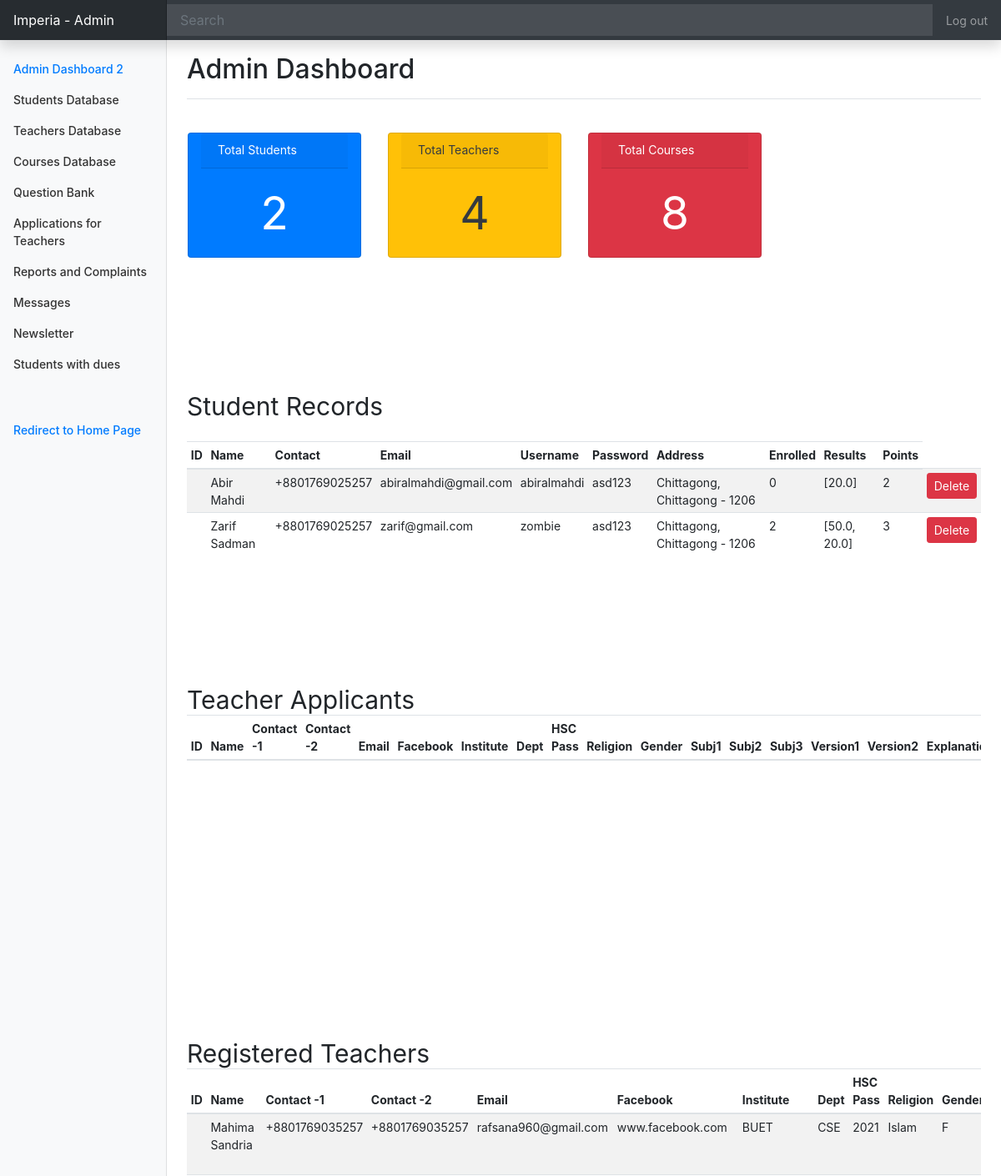
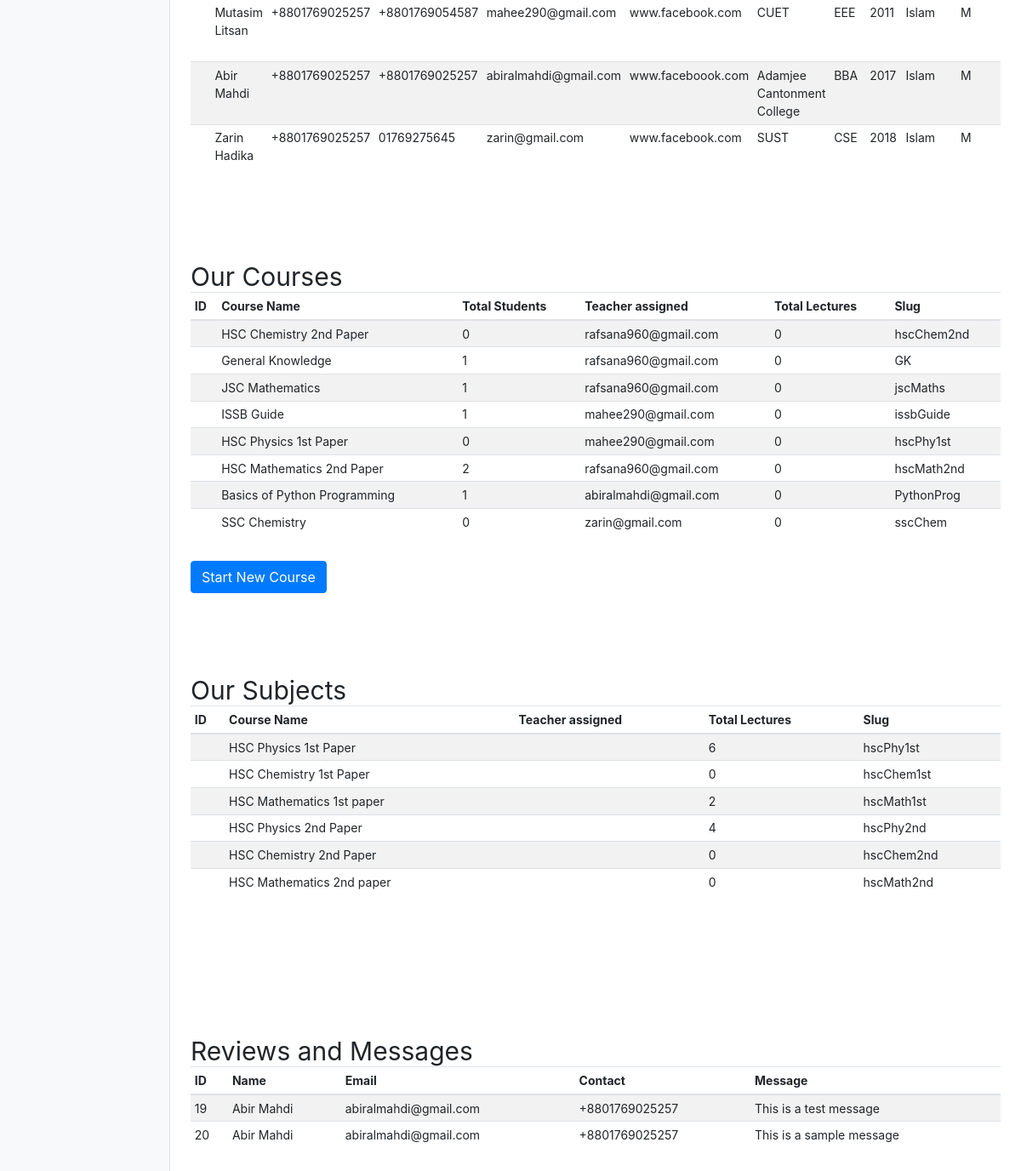
/accounts/adminPanel (signed in), run on the app's committed database (2 pictures, top to bottom).
### accounts/models.py (models this page shows, shortened)
class Student(models.Model):
    fname = models.CharField(max_length=15)
    lname = models.CharField(max_length=15)
    contact = models.CharField(max_length=15)
    email = models.CharField(max_length=30, primary_key=True, unique=True)
    username = models.CharField(max_length=30)
    password = models.CharField(max_length=30)
    address = models.CharField(max_length=300)
    enrolled = models.CharField(max_length=5000, default=0)
    points = models.CharField(max_length=30, default=0)
    successRate = models.CharField(max_length=10, default=0)
    quizAttended = models.CharField(max_length=300, default=0)
    results = models.CharField(max_length=5000, default='[]')
    accounts_type = models.CharField(max_length=50, default='Student')

class RegisteredTeachers(models.Model):
    fname = models.CharField(max_length=15, default='')
    lname = models.CharField(max_length=15, default='')
    contact1 = models.CharField(max_length=15)
    contact2 = models.CharField(max_length=15)
    email = models.CharField(max_length=30, primary_key=True, unique=True)
    facebook = models.CharField(max_length=250)
    institute = models.CharField(max_length=30)
    dept = models.CharField(max_length=30)
    hscPass = models.CharField(max_length=30)
    religion = models.CharField(max_length=30)
    gender  =models.CharField(max_length=30)
    subject1 = models.CharField(max_length=30)
    subject2 = models.CharField(max_length=30)
    subject3 = models.CharField(max_length=30)
    classLink = models.CharField(max_length=5000, default='')
    vers1 = models.CharField(max_length=30)
    vers2 = models.CharField(max_length=30)
    courses = models.CharField(max_length=3000, default=0)
    courseList = models.CharField(max_length=99999999)
    appointment = models.CharField(max_length=500)
    date_of_apply = models.CharField(max_length=30)
    pay = models.CharField(max_length=30)
    subject = models.CharField(max_length=300)
    vers = models.CharField(max_length=30)
    date_of_joining = models.CharField(max_length=30)
    username = models.CharField(max_length=30)
    password = models.CharField(max_length=30)
    account_type = models.CharField(max_length=50, default='Teacher')

### home/models.py (models this page shows, shortened)
class Courses(models.Model):
    name = models.CharField(max_length=30)
    slug = models.CharField(max_length=30)
    teacher = models.CharField(max_length=30, default='')
    link = models.CharField(max_length=5000, default='')
    totStudents = models.CharField(max_length=30, default='')
    totLectures = models.CharField(max_length=30, default='')
    price = models.CharField(max_length=10, default='')

class AllSubjects(models.Model):
    name = models.CharField(max_length=30)
    slug = models.CharField(max_length=30)
    totLectures = models.CharField(max_length=30, default='')

class Contacts(models.Model):
    fname = models.CharField(max_length=15)
    lname = models.CharField(max_length=15)
    contact = models.CharField(max_length=15)
    email = models.CharField(max_length=30)
    message = models.CharField(max_length=500)

### accounts/views.py (the view)
# urls.py: path('adminPanel', views.adminPanel, name='adminPanel'),
def adminPanel(request):
    if request.user.is_active and request.user.is_superuser:
        students = Student.objects.all()
        teachers = TeachersApplied.objects.all()
        courses = Courses.objects.all()
        subjects = AllSubjects.objects.all()
        contacts = Contacts.objects.all()
        teachersreg = RegisteredTeachers.objects.all()
        params = {
            'students': students,
            'teachers':teachers,
            'courses':courses,
            'contacts':contacts,
            'teachersreg': teachersreg,
            'subjects': subjects
            }
        return render(request, 'admin-panel.html', params)
    else:
        messages.error(request, 'You are not logged in as an Admin!')
        return redirect('/accounts/login')

### accounts/templates/admin-panel.html (shortened to what this page needs)
<!doctype html>
<html lang="en">
  <head>
    <link rel="stylesheet" href="https://stackpath.bootstrapcdn.com/bootstrap/4.5.2/css/bootstrap.min.css">
    <link href="https://unpkg.com/tailwindcss@^1.0/dist/tailwind.min.css" rel="stylesheet">
  </head>
  <body id='body'>
    <nav class="navbar navbar-dark sticky-top bg-dark flex-md-nowrap p-0 shadow">
  <a class="navbar-brand col-md-3 col-lg-2 mr-0 px-3" href="/">Imperia - Admin</a>
  <input class="form-control form-control-dark w-100" type="text" placeholder="Search" aria-label="Search">
  <ul class="navbar-nav px-3">
    <li class="nav-item text-nowrap">
      <a class="nav-link" href="/accounts/logout">Log out</a>
    </li>
  </ul>
</nav>
<div class="container-fluid">
  <div class="row">
    <nav id="sidebarMenu" class="col-md-3 col-lg-2 d-md-block bg-light sidebar collapse">
      <div class="sidebar-sticky pt-3">
        <ul class="nav flex-column">
          <li class="nav-item">
            <a class="nav-link active" href="/admin">
              Admin Dashboard 2<span class="sr-only">(current)</span>
            </a>
          </li>
          <li class="nav-item">
            <a class="nav-link" href="#studentRecords">
              Students Database
            </a>
          </li>
          <li class="nav-item">
            <a class="nav-link" href='#teacherReg'>
              Teachers Database
            </a>
          </li>
          <li class="nav-item">
            <a class="nav-link" href="#subjRecords">
              Courses Database
            </a>
          </li>
          <li class="nav-item">
            <a class="nav-link" href="#">
              Question Bank
            </a>
          </li>
          <li class="nav-item">
            <a class="nav-link" href='#teacherRecords'>
              Applications for Teachers
            </a>
          </li>
          <li class="nav-item">
            <a class="nav-link" href="">
              Reports and Complaints
            </a>
          </li>
          <li class="nav-item">
            <a class="nav-link" href="#contactRecords">
              Messages
            </a>
          </li>
          <li class="nav-item">
            <a class="nav-link" href="/accounts/send_mail_newsletter">
              Newsletter
            </a>
          </li>
          <li class="nav-item">
            <a class="nav-link" href="#">
              Students with dues
            </a>
          </li>
          <br><br>
          <li class="nav-item">
            <a class="nav-link text-primary" href="/">
              Redirect to Home Page
            </a>
          </li>
        </ul>
      </div>
    </nav>
    <main role="main" class="col-md-9 ml-sm-auto col-lg-10 px-md-4">
      <div class="d-flex justify-content-between flex-wrap flex-md-nowrap align-items-center pt-3 pb-2 mb-3 border-bottom">
        <h1 class="h2">Admin Dashboard</h1>
      </div>
      <div class="my-4 w-100 row row-cols-1 row-cols-sm-2 row-cols-md-4" width="900" height="380" id='overview'>
        <div class="card text-white bg-primary mb-3 col m-3" style="max-width: 13rem;">
          <h5 class="card-header">Total Students</h5>
          <div class="card-body">
            <h5 class="card-text text-center" style="font-size: 55px;">{{students.count}}</h5>
          </div>
        </div>
        <div class="card text-dark bg-warning mb-3 col m-3" style="max-width: 13rem;">
          <h5 class="card-header">Total Teachers</h5>
          <div class="card-body">
            <h5 class="card-text text-center" style="font-size: 55px;">{{teachersreg.count}}</h5>
          </div>
        </div>
        <div class="card text-white bg-danger mb-3 col m-3" style="max-width: 13rem;">
          <h5 class="card-header">Total Courses</h5>
          <div class="card-body">
            <h5 class="card-text text-center my-auto" style="font-size: 55px;">{{courses.count}}</h5>
          </div>
        </div>
      </div>
      <div class='my-5'>
      <div id='studentRecords'>
      <h2 style="font-size: 30px;" class='mt-24'>Student Records</h2>
      <div class="table-responsive mb-4 mt-4">
        <table class="table table-striped table-sm">
          <thead>
            <tr>
              <th>ID</th>
              <th>Name</th>
              <th>Contact</th>
              <th>Email</th>
              <th>Username</th>
              <th>Password</th>
              <th>Address</th>
              <th>Enrolled</th>
              <th>Results</th>
              <th>Points</th>
            </tr>
          </thead>
          <tbody>
            {% for student in students %}
            <tr>
              <td></td>
              <td>{{student.fname}} {{student.lname}}</td>
              <td>{{student.contact}}</td>
              <td>{{student.email}}</td>
              <td>{{student.username}}</td>
              <td>{{student.password}}</td>
              <td>{{student.address}}</td>
              <td>{{student.enrolled}}</td>
              <td>{{student.results}}</td>
              <td>{{student.points}}</td>
              <td><a class='btn btn-danger btn-sm' onclick="return confirm('Are you sure you want to delete All the record of this student?')" href='/accounts/deleteStudent/{{student.username}}'>Delete</a></td>
            </tr>
            {% endfor %}
          </tbody>
        </table>
        </div>
      </div>
        <div class="table-responsive mb-4 mt-4"  id='teacherRecords'>
          <h2 style="font-size: 30px;" class='mt-4'>Teacher Applicants</h2>
          <table class="table table-striped table-sm">
            <thead>
              <tr>
                <th>ID</th>
                <th>Name</th>
                <th>Contact -1 </th>
                <th>Contact -2 </th>
                <th>Email</th>
                <th>Facebook</th>
                <th>Institute</th>
                <th>Dept</th>
                <th>HSC Pass</th>
                <th>Religion</th>
                <th>Gender</th>
                <th>Subj1</th>
                <th>Subj2</th>
                <th>Subj3</th>
                <th>Version1</th>
                <th>Version2</th>
                <th>Explanations</th>
              </tr>
            </thead>
          </table>
          </div>
          <div class="table-responsive mb-4 mt-4"  id='teacherReg'>
            <h2 style="font-size: 30px;" class='mt-4'>Registered Teachers</h2>
            <table class="table table-striped table-sm">
              <thead>
                <tr>
                  <th>ID</th>
                  <th>Name</th>
                  <th>Contact -1 </th>
                  <th>Contact -2 </th>
                  <th>Email</th>
                  <th>Facebook</th>
                  <th>Institute</th>
                  <th>Dept</th>
                  <th>HSC Pass</th>
                  <th>Religion</th>
                  <th>Gender</th>
                </tr>
              </thead>
              <tbody>
                {% for teacherreg in teachersreg %}
                <tr>
                  <td></td>
                  <td>{{teacherreg.fname}} {{teacherreg.lname}}</td>
                  <td>{{teacherreg.contact1}}</td>
                  <td>{{teacherreg.contact2}}</td>
                  <td>{{teacherreg.email}}</td>
                  <td>{{teacherreg.facebook}}</td>
                  <td>{{teacherreg.institute}}</td>
                  <td>{{teacherreg.dept}}</td>
                  <td>{{teacherreg.hscPass}}</td>
                  <td>{{teacherreg.religion}}</td>
                  <td>{{teacherreg.gender}}</td>
                </tr>
                {% endfor %}
              </tbody>
            </table>
            </div>
          <div class="table-responsive mt-4"  id='subjRecords'>
            <h2 style="font-size: 30px;" class='mt-5'>Our Courses</h2>
            <table class="table table-striped table-sm">
              <thead>
                <tr>
                  <th>ID</th>
                  <th>Course Name</th>
                  <th>Total Students</th>
                  <th>Teacher assigned</th>
                  <th>Total Lectures</th>
                  <th>Slug</th>
                </tr>
              </thead>
              <tbody>
                {% for course in courses %}
                <tr>
                  <td></td>
                  <td>{{course.name}}</td>
                  <td>{{course.totStudents}}</td>
                  <td>{{course.teacher}}</td>
                  <td>{{course.totLectures}}</td>
                  <td>{{course.slug}}</td>
                </tr>
                {% endfor %}
              </tbody>
            </table>
            </div>
            <a class='btn btn-primary mb-4 ' href='/accounts/addCourse'>Start New Course</a>
            <div class="table-responsive mb-4 mt-4"  id='subjRecords'>
              <h2 style="font-size: 30px;" class='mt-5'>Our Subjects</h2>
              <table class="table table-striped table-sm">
                <thead>
                  <tr>
                    <th>ID</th>
                    <th>Course Name</th>
                    <th>Teacher assigned</th>
                    <th>Total Lectures</th>
                    <th>Slug</th>
                  </tr>
                </thead>
                <tbody>
                  {% for subject in subjects %}
                  <tr>
                    <td></td>
                    <td>{{subject.name}}</td>
                    <td>{{subject.teacher}}</td>
                    <td>{{subject.totLectures}}</td>
                    <td>{{subject.slug}}</td>
                  </tr>
                  {% endfor %}
                </tbody>
              </table>
              </div>
            <div class="table-responsive mb-4 mt-4"  id='contactRecords'>
              <h2 style="font-size: 30px;" class='mt-5'>Reviews and Messages</h2>
              <table class="table table-striped table-sm">
                <thead>
                  <tr>
                    <th>ID</th>
                    <th>Name</th>
                    <th>Email</th>
                    <th>Contact</th>
                    <th>Message</th>
                  </tr>
                </thead>
                <tbody>
                  {% for contact in contacts %}
                  <tr>
                    <td>{{contact.id}}</td>
                    <td>{{contact.fname}} {{contact.lname}}</td>
                    <td>{{contact.email}}</td>
                    <td>{{contact.contact}}</td>
                    <td>{{contact.message}}</td>
                  </tr>
                  {% endfor %}
                </tbody>
              </table>
              </div>
        </div>
      </main>
      </div>
      </div>
    </body>
</html>

### accounts/templates/admin-panel.html (style rules this page uses)
html { scroll-behavior: smooth; }
body { font-size: .875rem; }
.sidebar { position: fixed; top: 0; bottom: 0; left: 0; z-index: 100; padding: 48px 0 0; box-shadow: inset -1px 0 0 rgba(0, 0, 0, .1); }
.sidebar-sticky { position: relative; top: 0; height: calc(100vh - 48px); padding-top: .5rem; overflow-x: hidden; overflow-y: auto; }
.sidebar .nav-link { font-weight: 500; color: #333; }
.sidebar .nav-link.active { color: #007bff; }
.navbar-brand { padding-top: .75rem; padding-bottom: .75rem; font-size: 1rem; background-color: rgba(0, 0, 0, .25); box-shadow: inset -1px 0 0 rgba(0, 0, 0, .25); }
.navbar .form-control { padding: .75rem 1rem; border-width: 0; border-radius: 0; }
.form-control-dark { color: #fff; background-color: rgba(255, 255, 255, .1); border-color: rgba(255, 255, 255, .1); }
#subjRecords { display: block; height: 400px; overflow-y: scroll; }
#studentRecords { display: block; height: 400px; overflow-y: scroll; }
#teacherRecords { display: block; height: 400px; overflow-y: scroll; }
#contactRecords { display: block; height: 400px; overflow-y: scroll; }

### data on the page
Student: fname "Abir", lname "Mahdi", contact "+8801769025257", email "abiralmahdi@gmail.com", username "abiralmahdi", password "asd123", address "Chittagong, Chittagong - 1206", enrolled "0", results "[20.0]", points "2"
Student: fname "Zarif", lname "Sadman", contact "+8801769025257", email "zarif@gmail.com", username "zombie", password "asd123", address "Chittagong, Chittagong - 1206", enrolled "2", results "[50.0, 20.0]", points "3"
RegisteredTeachers: fname "Mahima", lname "Sandria", contact1 "+8801769035257", contact2 "+8801769035257", email "rafsana960@gmail.com", facebook "www.facebook.com", institute "BUET", dept "CSE", hscPass "2021", religion "Islam", gender "F"
RegisteredTeachers: fname "Mutasim", lname "Litsan", contact1 "+8801769025257", contact2 "+8801769054587", email "mahee290@gmail.com", facebook "www.facebook.com", institute "CUET", dept "EEE", hscPass "2011", religion "Islam", gender "M"
RegisteredTeachers: fname "Abir", lname "Mahdi", contact1 "+8801769025257", contact2 "+8801769025257", email "abiralmahdi@gmail.com", facebook "www.faceboook.com", institute "Adamjee Cantonment College", dept "BBA", hscPass "2017", religion "Islam", gender "M"
RegisteredTeachers: fname "Zarin", lname "Hadika", contact1 "+8801769025257", contact2 "01769275645", email "zarin@gmail.com", facebook "www.facebook.com", institute "SUST", dept "CSE", hscPass "2018", religion "Islam", gender "M"
Courses: name "HSC Chemistry 2nd Paper", totStudents "0", teacher "rafsana960@gmail.com", totLectures "0", slug "hscChem2nd"
Courses: name "General Knowledge", totStudents "1", teacher "rafsana960@gmail.com", totLectures "0", slug "GK"
Courses: name "JSC Mathematics", totStudents "1", teacher "rafsana960@gmail.com", totLectures "0", slug "jscMaths"
Courses: name "ISSB Guide", totStudents "1", teacher "mahee290@gmail.com", totLectures "0", slug "issbGuide"
Courses: name "HSC Physics 1st Paper", totStudents "0", teacher "mahee290@gmail.com", totLectures "0", slug "hscPhy1st"
Courses: name "HSC Mathematics 2nd Paper", totStudents "2", teacher "rafsana960@gmail.com", totLectures "0", slug "hscMath2nd"
Courses: name "Basics of Python Programming", totStudents "1", teacher "abiralmahdi@gmail.com", totLectures "0", slug "PythonProg"
Courses: name "SSC Chemistry", totStudents "0", teacher "zarin@gmail.com", totLectures "0", slug "sscChem"
AllSubjects: name "HSC Physics 1st Paper", totLectures "6", slug "hscPhy1st"
AllSubjects: name "HSC Chemistry 1st Paper", totLectures "0", slug "hscChem1st"
AllSubjects: name "HSC Mathematics 1st paper", totLectures "2", slug "hscMath1st"
AllSubjects: name "HSC Physics 2nd Paper", totLectures "4", slug "hscPhy2nd"
AllSubjects: name "HSC Chemistry 2nd Paper", totLectures "0", slug "hscChem2nd"
AllSubjects: name "HSC Mathematics 2nd paper", totLectures "0", slug "hscMath2nd"
Contacts: id "19", fname "Abir", lname "Mahdi", email "abiralmahdi@gmail.com", contact "+8801769025257", message "This is a test message"
Contacts: id "20", fname "Abir", lname "Mahdi", email "abiralmahdi@gmail.com", contact "+8801769025257", message "This is a sample message"

### other printed values
{{ students.count }} "2"
{{ teachersreg.count }} "4"
{{ courses.count }} "8"
